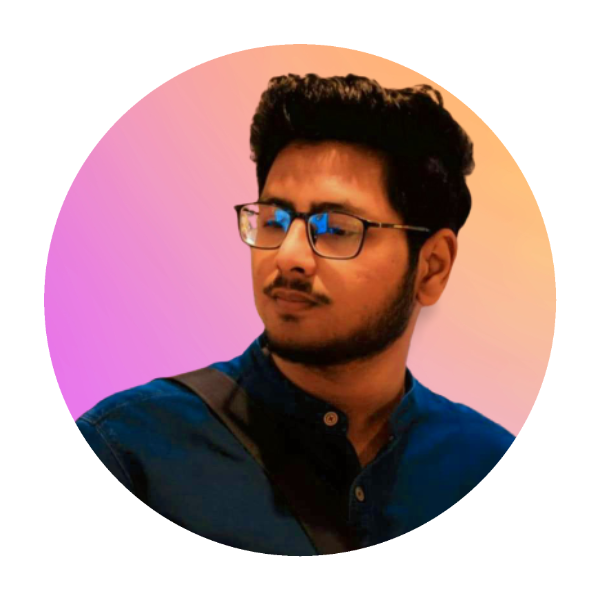
#> input picture sample5.png, 600 x 600 px
$ python bitdotmain.py sample5.png
#> lines starting #> are read from the running program, lines starting #| are printed output that depends on the picture

import sys
from PIL import Image

# pass the image as command line argument
#image_path = sys.argv[1]
img = Image.open("sample5.png")
#> img is the input picture: PIL image 600x600 RGBA; mean R, G, B, A 188.4, 161.4, 164.3, 255

# resize the image
width, height = img.size
#> width = 600; height = 600
aspect_ratio = height/width
#> aspect_ratio = 1
new_width = 80
new_height = aspect_ratio * new_width * 0.4
#> new_height = 32
img = img.resize((new_width, int(new_height)))
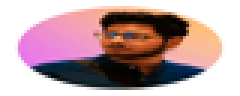
#> img: PIL image 80x32 RGBA (shown 3 times larger); mean R, G, B, A 188.3, 161.1, 164.1, 255
# new size of image
# print(img.size)

# converts my imagu to greyscale format
img = img.convert('L')
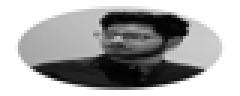
#> img: PIL image 80x32 L (shown 3 times larger); min 0, max 255, mean 169.6
pixels = img.getdata()

chars  = "W/w/l/i/./,/ ".split("/")
#print("Total chars ", chars[int(4//3.69)], len(chars))

dec = 255 / (len(chars)-1)
new_pixels = [chars[int(pixel // dec )] for pixel in pixels]
#> new_pixels = 2560 items, first 6: ' ', ' ', ' ', ' ', ' ', ' '
new_pixels = ''.join(new_pixels)

# split string of chars into multiple strings of length equal to new width and create a list
new_pixels_count = len(new_pixels)
#> new_pixels_count = 2560
ascii_image = [new_pixels[index:index + new_width] for index in range(0, new_pixels_count, new_width)]
#> ascii_image = 32 items
ascii_image = "\n".join(ascii_image)
print(ascii_image)
#> (printed output is left out)

# write to a text file.
with open("output.txt", "w") as f:
 f.write(ascii_image)
